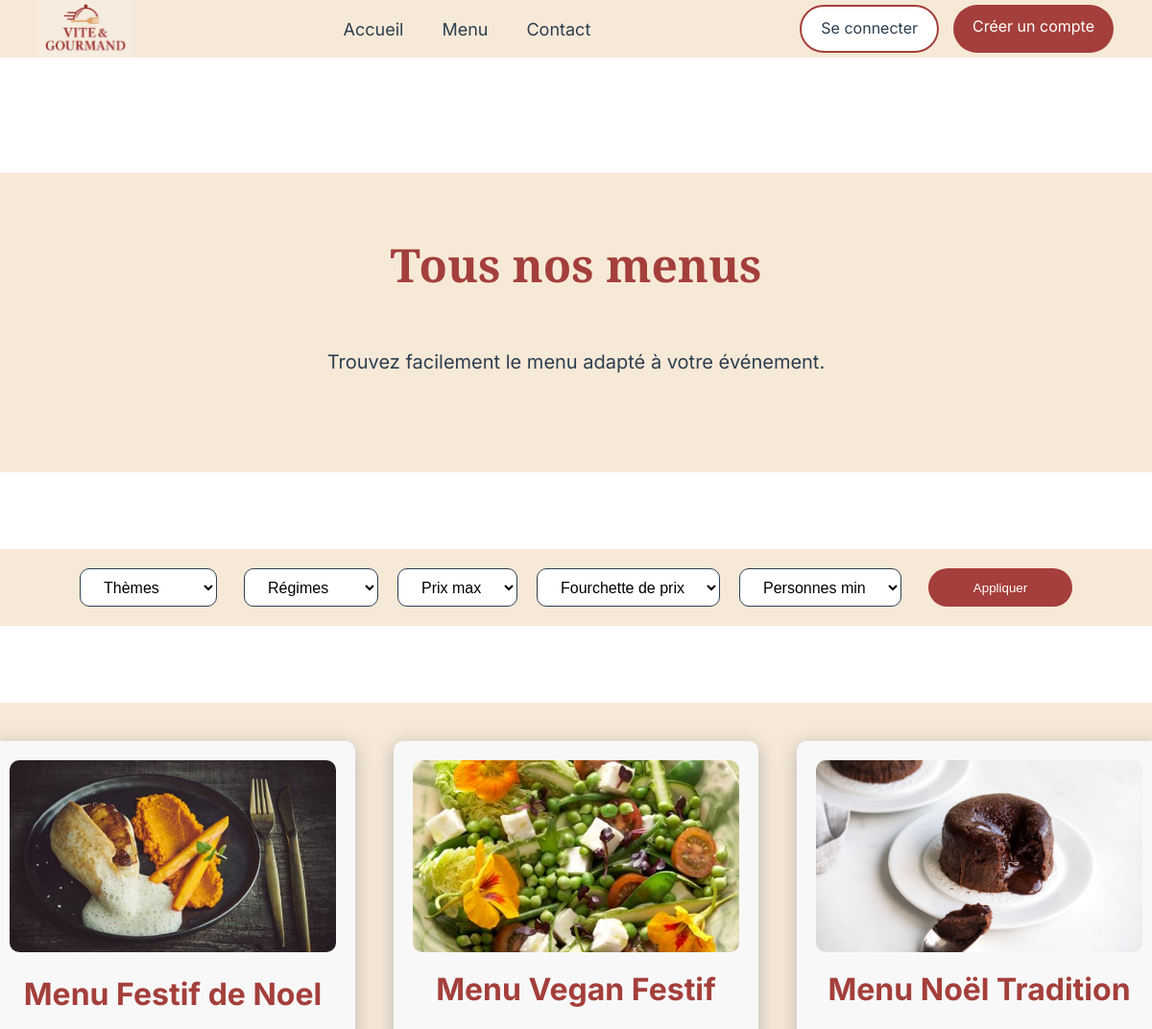
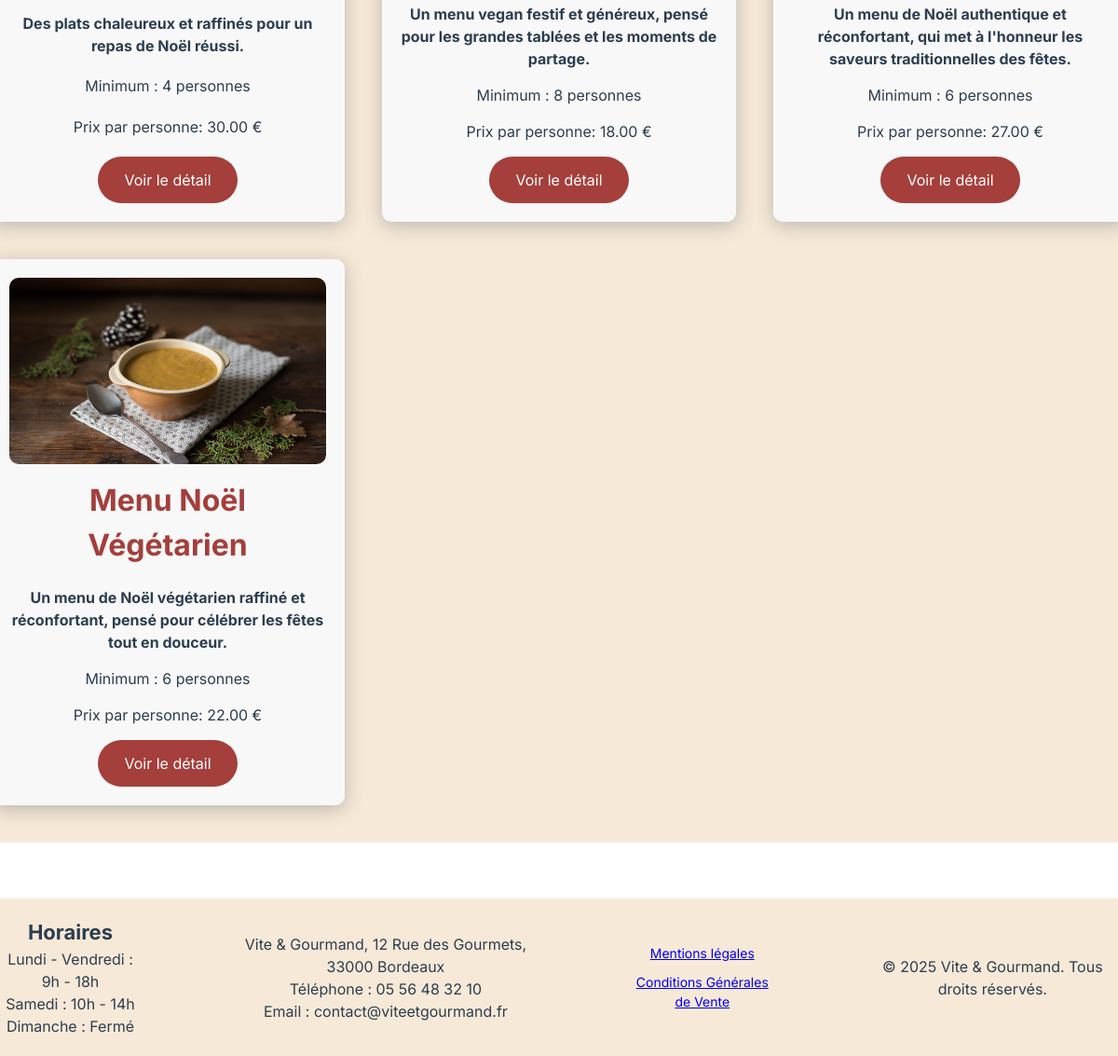
The app's page /menus.php?theme=Noël with its own data (2 pictures, top to bottom).
### tables this page shows
CREATE TABLE menu (
    id INT PRIMARY KEY AUTO_INCREMENT,
    nom VARCHAR(100) NOT NULL,
    description TEXT,
    theme VARCHAR(100),
    regime VARCHAR(100),
    nb_personnes_min INT NOT NULL,
    prix_base DECIMAL(10, 2) NOT NULL,
    stock INT NOT NULL,
    image VARCHAR(255)
);

### models/menuModel.php (called while the page is built, shortened)
<?php
function getFilteredMenus(PDO $pdo, array $filters): array
{
    $sql = "
        SELECT id, nom, description, nb_personnes_min, image, prix_base
        FROM menu
        WHERE 1=1
    ";
    $params = [];
    if (!empty($filters['theme'])) {
        $sql .= " AND theme = :theme";
        $params['theme'] = $filters['theme'];
    }
    $stmt = $pdo->prepare($sql);
    $stmt->execute($params);
    return $stmt->fetchAll(PDO::FETCH_ASSOC);
}

### partials/menu-card.php (the view)
<div class="menu-item">
            <img
                src="assets/images/<?= htmlspecialchars($menu['image']) ?>"
                alt="Menu <?= htmlspecialchars($menu['nom']) ?>"
            >
            <h2><?= htmlspecialchars($menu['nom']) ?></h2>
            <p><b><?= htmlspecialchars($menu['description']) ?></b></p>
            <p>Minimum : <?= (int)$menu['nb_personnes_min'] ?> personnes</p>
            <p>Prix par personne: <?= number_format((float)$menu['prix_base'], 2) ?> €</p>
            <a href="detail-menu.php?id=<?= $menu['id'] ?>" class="btn-menu">
                Voir le détail
            </a>
        </div>

### public/menus.php (shortened to what this page needs)
<?php
require_once __DIR__ . '/../config/database.php';
require_once __DIR__ . '/../models/menuModel.php';
?>
<!DOCTYPE html>
<html lang="fr">
<head>
    <?php
    require_once __DIR__ . '/../partials/head.php';
    ?>
</head>
<body>
    <?php require_once __DIR__ . '/../partials/header.php'; ?>
    <section class="hero-section commandes-hero">
            <h1>Tous nos menus</h1>
            <p>Trouvez facilement le menu adapté à votre événement.</p>
    </section>
    <?php
        $filters = [
        'theme' => $_GET['theme'] ?? null,
        'regime' => $_GET['regime'] ?? null,
        'nb_personnes_min' => $_GET['nb_personnes_min'] ?? null,
        'prix_max' => $_GET['prix_max'] ?? null,
        'fourchette_prix' => $_GET['fourchette_prix'] ?? null,
    ];
    $menus = getFilteredMenus($pdo, $filters);
    ?>
    <form method="GET" class="filtres">
    <select name="theme" class="filtre-btn filtre-visible">
        <option value="">Thèmes</option>
    </select>
    <div class="filtres-avances" id="filtres-avances">
        <select name="regime" class="filtre-btn">
            <option value="">Régimes</option>
        </select>
        <select name="prix_max" class="filtre-btn">
            <option value="">Prix max</option>
        </select>
        <select name="fourchette_prix" class="filtre-btn">
            <option value="">Fourchette de prix</option>
        </select>
        <select name="nb_personnes_min" class="filtre-btn">
            <option value="">Personnes min</option>
        </select>
    </div>
    <button type="submit" class="filtre-appliquer">
        Appliquer
    </button>
</form>
<section class="menus-list">
    <?php foreach ($menus as $menu): ?>
        <?php require __DIR__ . '/../partials/menu-card.php'; ?>
    <?php endforeach; ?>
</section>
    <?php require_once __DIR__ . '/../partials/footer.php'; ?>
</body>
</html>

### partials/head.php (shortened to what this page needs)
<link rel="stylesheet" href="assets/css/style.css">

### partials/header.php (shortened to what this page needs)
<header>
  <div class="header-container">
    <img src="assets/images/logo.svg" alt="logo Vite & Gourmand">
    <nav class="main-nav" id="main-nav">
      <ul>
        <li><a href="index.php">Accueil</a></li>
        <li><a href="menus.php">Menu</a></li>
        <li><a href="contact.php">Contact</a></li>
      </ul>
      <div class="buttons">
        <a href="connexion.php" class="connect-button">Se connecter</a>
        <a href="inscription.php" class="signup-button">Créer un compte</a>
      </div>
    </nav>
  </div>
</header>

### partials/footer.php (shortened to what this page needs)
<footer>
        <div class="footer-container">
            <div class="horaires">
                <h3>Horaires</h3>
                <p>Lundi - Vendredi : 9h - 18h</p>
                <p>Samedi : 10h - 14h</p>
                <p>Dimanche : Fermé</p>
            </div>
            <div class="contact">
                <p>Vite & Gourmand, 12 Rue des Gourmets, 33000 Bordeaux</p>
                <p>Téléphone : 05 56 48 32 10</p>
                <p>Email : contact@viteetgourmand.fr </p>
            </div>
            <div class="legal">
                <a href="mentions-legales.php">Mentions légales</a>
                <a href="cgv.php">Conditions Générales de Vente</a>
            </div>
            <div class="copyright">
                <p>&copy; 2025 Vite & Gourmand. Tous droits réservés.</p>
            </div>
        </div>
    </footer>

### public/assets/css/style.css (style rules this page uses)
* { margin: 0; padding: 0; box-sizing: border-box; }
h2 { font-size: 32px; text-align: center; color: #A43F3B; margin-bottom: 20px; }
h3 { font-size: 22px; }
p { font-size: 16px; }
html, body { overflow-x: hidden; }
body { font-family: 'Inter', sans-serif; background-color: #FFFFFF; color: #2C3E50; line-height: 1.5; }
h1 { font-weight: bold; font-size: 48px; font-family: 'Playfair Display', serif; color: #A43F3B; }
.header-container { display: flex; align-items: center; background-color: #F7E9D7; height: 60px; width: 100%; margin-bottom: 120px; }
.header-container img { height: 60px; padding-left: 40px; }
.main-nav { display: flex; align-items: center; width: 100%; }
.main-nav ul { display: flex; gap: 40px; margin: 0 auto; }
.main-nav .buttons { display: flex; gap: 15px; margin-right: 40px; }
nav ul { list-style: none; display: flex; gap: 6.25rem; }
nav ul li a { text-decoration: none; color: #2C3E50; font-size: 18px; }
.signup-button, .connect-button { padding: 10px 20px; border-radius: 30px; cursor: pointer; height: 50px; width: auto; text-decoration: none; }
.signup-button { background-color: #A43F3B; color: white; border: none; }
.connect-button { background-color: white; color: #2C3E50; border: solid 2px #A43F3B; }
.footer-container { display: flex; flex-direction: row; justify-content: center; align-items: center; background-color: #F7E9D7; color: #2C3E50; text-align: center; padding: 20px 0; gap: 100px; }
.legal { display: flex; flex-direction: column; gap: 10px; font-size: 14px; }
.hero-section { display: flex; flex-direction: column; align-items: center; background-color: #F7E9D7; padding: 60px 20px; margin-bottom: 80px; }
.hero-section p { font-size: 20px; margin-bottom: 40px; }
.hero-section h1 { margin-bottom: 50px; }
.filtres { display: flex; flex-direction: row; justify-content: center; align-items: center; gap: 20px; margin-bottom: 80px; margin-top: 80px; background-color: #F7E9D7; padding: 20px 0; }
.filtre-btn { display: flex; align-items: center; justify-content: center; padding: 10px 20px; border: 1px solid #2C3E50; cursor: pointer; height: 40px; font-size: 16px; background-color: white; border-radius: 10px; margin-right: 8px; }
.filtre-appliquer { margin-right: 0; padding: 10px 20px; background-color: #A43F3B; color: white; border: none; border-radius: 30px; cursor: pointer; height: 40px; width: 150px; }
.filtres-avances { display: flex; flex-direction: row; gap: 12px; }
.menus-list { display: grid; grid-template-columns: repeat(3, 380px); justify-content: center; gap: 40px; background-color: #F7E9D7; padding: 40px 0; margin-bottom: 60px; }
.menu-item { display: flex; flex-direction: column; justify-content: space-between; background: #f8f8f8; padding: 20px 20px 0px 20px; border-radius: 10px; width: 380px; box-shadow: 0 4px 20px rgba(44, 62, 80, 0.3); max-width: 380px; }
.menu-item img { width: 100%; height: 200px; object-fit: cover; border-radius: 10px; margin-bottom: 15px; }
.menu-item p { text-align: center; margin-bottom: 15px; }
.btn-menu { display:inline-block; width:150px; height:50px; background: #A43F3B; color:white; text-decoration:none; line-height:50px; text-align:center; border-radius:30px; align-self:center; margin: 0 auto 20px auto; }

### records on screen
menu: image (picture), nom "Menu Festif de Noel", description "Des plats chaleureux et raffinés pour un repas de Noël réussi.", nb_personnes_min "4", prix_base "30.00"
menu: image (picture), nom "Menu Vegan Festif", description "Un menu vegan festif et généreux, pensé pour les grandes tablées et les moments de partage.", nb_personnes_min "8", prix_base "18.00"
menu: image (picture), nom "Menu Noël Tradition", description "Un menu de Noël authentique et réconfortant, qui met à l'honneur les saveurs traditionnelles des fêtes.", nb_personnes_min "6", prix_base "27.00"
menu: image (picture), nom "Menu Noël Végétarien", description "Un menu de Noël végétarien raffiné et réconfortant, pensé pour célébrer les fêtes tout en douceur.", nb_personnes_min "6", prix_base "22.00"
